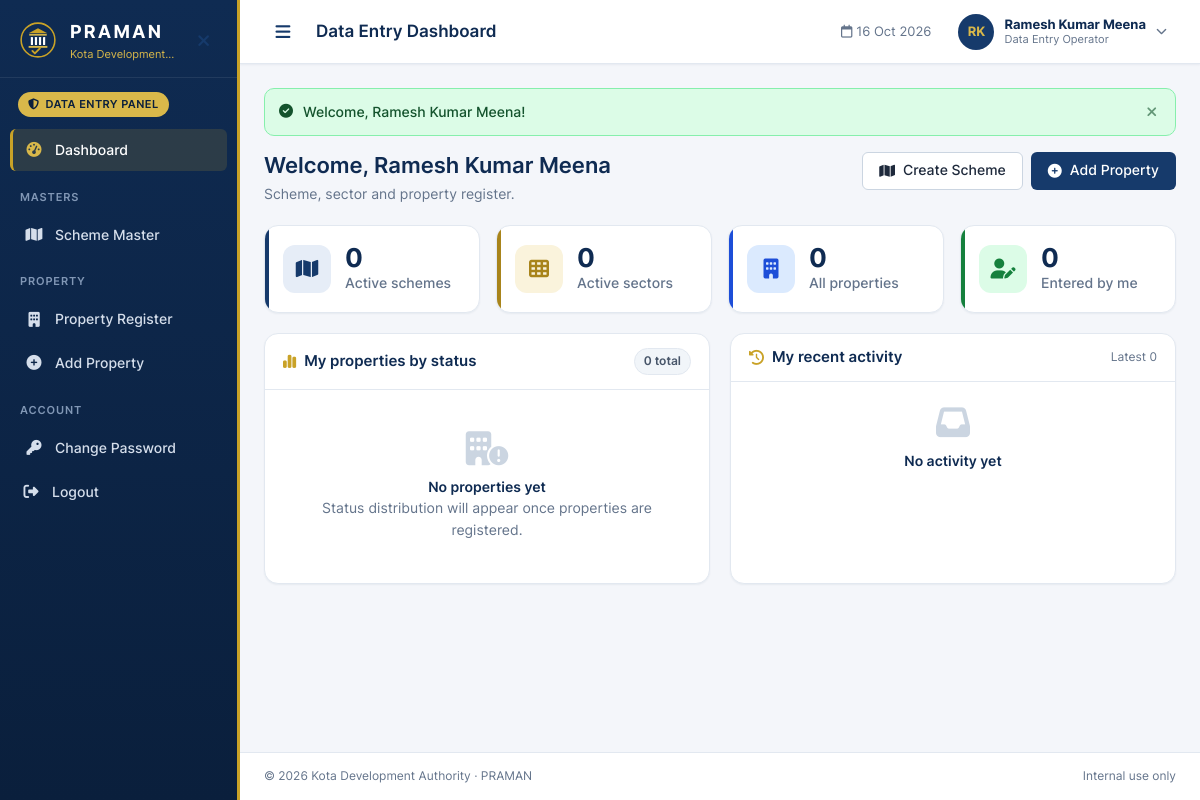
Page /data-entry/dashboard (signed in) on the committed database.
### tables this page shows
CREATE TABLE users (
  user_id              INT UNSIGNED NOT NULL AUTO_INCREMENT,
  username             VARCHAR(50)  NOT NULL,
  emp_code             VARCHAR(30)  NOT NULL,
  name                 VARCHAR(120) NOT NULL,
  designation          VARCHAR(100) NOT NULL,
  mobile               CHAR(10)     NOT NULL,
  email                VARCHAR(150) NOT NULL,
  password_hash        VARCHAR(255) NOT NULL,
  panel                ENUM('SUPER_ADMIN','DATA_ENTRY','OIC','ROLE_USER') NOT NULL,
  role_id              INT UNSIGNED NULL,
  must_change_password TINYINT(1)   NOT NULL DEFAULT 1,
  password_changed_at  DATETIME     NULL,
  failed_attempts      SMALLINT UNSIGNED NOT NULL DEFAULT 0,
  locked_until         DATETIME     NULL,
  last_login_at        DATETIME     NULL,
  last_login_ip        VARCHAR(45)  NULL,
  is_active            TINYINT(1)   NOT NULL DEFAULT 1,
  created_by           INT UNSIGNED NULL,
  created_at           DATETIME     NOT NULL DEFAULT CURRENT_TIMESTAMP,
  updated_by           INT UNSIGNED NULL,
  updated_at           DATETIME     NULL ON UPDATE CURRENT_TIMESTAMP,
  PRIMARY KEY (user_id),
  UNIQUE KEY uq_users_username (username),
  UNIQUE KEY uq_users_emp_code (emp_code),
  UNIQUE KEY uq_users_email (email),
  KEY idx_users_panel (panel, is_active),
  KEY idx_users_role (role_id, is_active),
  CONSTRAINT fk_users_role FOREIGN KEY (role_id) REFERENCES roles (role_id),
  CONSTRAINT chk_users_mobile CHECK (mobile REGEXP '^[6-9][0-9]{9}$'),
  CONSTRAINT chk_users_role_panel CHECK (
     (panel = 'ROLE_USER' AND role_id IS NOT NULL) OR (panel <> 'ROLE_USER' AND role_id IS NULL))
);

### app/Views/dataentry/dashboard.php (the view)
<?php
$user = auth_user();
?>
<div class="page-header">
    <div>
        <h2 class="page-title">Welcome, <?= e($user['name']) ?></h2>
        <p class="page-subtitle">Scheme, sector and property register.</p>
    </div>
    <div class="page-actions">
        <a href="<?= e(url('/data-entry/schemes/create')) ?>" class="btn btn-light"><i class="fa-solid fa-map" aria-hidden="true"></i> <span>Create Scheme</span></a>
        <a href="<?= e(url('/data-entry/properties/create')) ?>" class="btn btn-primary"><i class="fa-solid fa-circle-plus" aria-hidden="true"></i> <span>Add Property</span></a>
    </div>
</div>
<div class="stat-grid">
    <div class="stat-card stat-navy">
        <span class="stat-icon"><i class="fa-solid fa-map" aria-hidden="true"></i></span>
        <div><p class="stat-value"><?= fmt_num($counts['schemes_active'] ?? 0) ?></p><p class="stat-label">Active schemes</p></div>
    </div>
    <div class="stat-card stat-gold">
        <span class="stat-icon"><i class="fa-solid fa-table-cells" aria-hidden="true"></i></span>
        <div><p class="stat-value"><?= fmt_num($counts['sectors_active'] ?? 0) ?></p><p class="stat-label">Active sectors</p></div>
    </div>
    <div class="stat-card stat-blue">
        <span class="stat-icon"><i class="fa-solid fa-building" aria-hidden="true"></i></span>
        <div><p class="stat-value"><?= fmt_num($counts['properties_total'] ?? 0) ?></p><p class="stat-label">All properties</p></div>
    </div>
    <div class="stat-card stat-green">
        <span class="stat-icon"><i class="fa-solid fa-user-pen" aria-hidden="true"></i></span>
        <div><p class="stat-value"><?= fmt_num($counts['my_properties'] ?? 0) ?></p><p class="stat-label">Entered by me</p></div>
    </div>
</div>
<div class="grid-2">
    <?= partial('partials/status_overview', ['statusCount' => $statusCount, 'title' => 'My properties by status']) ?>
    <?= partial('partials/activity', ['activity' => $activity, 'title' => 'My recent activity']) ?>
</div>

### app/Core/Router.php (shortened to what the rows shown need)
<?php
final class Router
{
    private array $routes = [];
    private array $groupMiddleware = [];
    private string $groupPrefix = '';
    public function group(string $prefix, array $middleware, callable $routes): void
    {
        $prevPrefix = $this->groupPrefix;
        $prevMw = $this->groupMiddleware;
        $this->groupPrefix = $prevPrefix . $prefix;
        $this->groupMiddleware = array_merge($prevMw, $middleware);
        $this->groupPrefix = $prevPrefix;
        $this->groupMiddleware = $prevMw;
    }
    private function add(string $method, string $path, array $handler, array $middleware): void
    {
        $full = '/' . trim($this->groupPrefix . $path, '/');
        $regex = '#^' . preg_replace('#\{([a-z_]+)\}#', '(?P<$1>[^/]+)', $full) . '$#';
        $this->routes[] = [
            'method'     => $method,
            'pattern'    => $full,
            'regex'      => $regex,
            'handler'    => $handler,
            'middleware' => array_merge($this->groupMiddleware, $middleware),
        ];
    }
    public function dispatch(Request $request): void
    {
        $path = $request->path();
        foreach ($this->routes as $route) {
            if (preg_match($route['regex'], $path, $m) !== 1) {
                continue;
            }
            $request->setRouteParams(array_filter($m, 'is_string', ARRAY_FILTER_USE_KEY));
            $middleware = $route['middleware'];
            foreach ($middleware as $alias) {
                $this->resolveMiddleware($alias)->handle($request);
            }
            [$class, $method] = $route['handler'];
            $controller = new $class();
            $controller->$method();
            return;
        }
        throw new HttpException(404, 'The page you are looking for does not exist.');
    }
    private function resolveMiddleware(string $alias): MiddlewareInterface
    {
        [$name, $arg] = array_pad(explode(':', $alias, 2), 2, '');
        return match ($name) {
            'guest' => new GuestMiddleware(),
            'auth'  => new AuthMiddleware(),
            'pwd'   => new PasswordChangeMiddleware(),
            'panel' => new PanelMiddleware(array_filter(explode(',', $arg))),
            'csrf'  => new CsrfMiddleware(),
            default => throw new \LogicException("Unknown middleware: {$alias}"),
        };
    }
}

### app/Views/partials/sidebar.php (shortened to what the rows shown need)
<?php
$menus = [
    'SUPER_ADMIN' => [
        ['Dashboard', 'fa-gauge-high', '/admin/dashboard'],
        ['section' => 'Masters'],
        ['Role Master', 'fa-sitemap', '/admin/roles'],
        ['User Master', 'fa-users', '/admin/users'],
        ['section' => 'Monitoring'],
        ['Audit Log', 'fa-fingerprint', '/admin/audit-logs'],
    ],
    'DATA_ENTRY' => [
        ['Dashboard', 'fa-gauge-high', '/data-entry/dashboard'],
        ['section' => 'Masters'],
        ['Scheme Master', 'fa-map', '/data-entry/schemes'],
        ['section' => 'Property'],
        ['Property Register', 'fa-building', '/data-entry/properties'],
        ['Add Property', 'fa-circle-plus', '/data-entry/properties/create'],
    ],
    'OIC' => [
        ['Dashboard', 'fa-gauge-high', '/oic/dashboard'],
        ['section' => 'Verification'],
        ['Properties', 'fa-list-check', '/oic/properties'],
    ],
    'ROLE_USER' => [
        ['Dashboard', 'fa-gauge-high', '/role/dashboard'],
        ['section' => 'Verification'],
        ['My Tasks', 'fa-clipboard-list', '/role/tasks'],
    ],
];
$panel = (string) ($user['panel'] ?? '');
$items = $menus[$panel] ?? [];
$current = \App\Core\Request::current()->path();
$activePath = '';
foreach ($items as $item) {
    if (isset($item[2]) && ($current === $item[2] || str_starts_with($current, $item[2] . '/')) && strlen($item[2]) > strlen($activePath)) {
        $activePath = $item[2];
    }
}
?>
<aside class="sidebar" id="sidebar" aria-label="Main navigation">
    <div class="sidebar-brand">
        <img src="<?= e(asset('img/kda-logo.svg')) ?>" alt="" class="brand-logo" width="40" height="40">
        <div class="brand-text">
            <strong><?= e(Config::get('app.name')) ?></strong>
            <small><?= e(Config::get('app.org')) ?></small>
        </div>
        <button type="button" class="sidebar-close btn-icon" data-sidebar-close aria-label="Close menu">
            <i class="fa-solid fa-xmark" aria-hidden="true"></i>
        </button>
    </div>
    <div class="sidebar-panel">
        <span class="panel-chip"><i class="fa-solid fa-shield-halved" aria-hidden="true"></i> <?= e(Auth::PANELS[$panel] ?? '') ?> Panel</span>
    </div>
    <nav class="sidebar-nav">
        <?php foreach ($items as $item): ?>
            <?php if (isset($item['section'])): ?>
                <div class="nav-section"><?= e($item['section']) ?></div>
            <?php else: [$label, $icon, $path] = $item; ?>
                <a class="nav-link<?= $path === $activePath ? ' active' : '' ?>" href="<?= e(url($path)) ?>"<?= $path === $activePath ? ' aria-current="page"' : '' ?>>
                    <i class="fa-solid <?= e($icon) ?> nav-icon" aria-hidden="true"></i>
                    <span><?= e($label) ?></span>
                </a>
            <?php endif; ?>
        <?php endforeach; ?>
        <div class="nav-section">Account</div>
        <a class="nav-link<?= nav_active('/change-password') ?>" href="<?= e(url('/change-password')) ?>">
            <i class="fa-solid fa-key nav-icon" aria-hidden="true"></i>
            <span>Change Password</span>
        </a>
        <form method="post" action="<?= e(url('/logout')) ?>" class="nav-form">
            <button type="submit" class="nav-link nav-button">
                <i class="fa-solid fa-right-from-bracket nav-icon" aria-hidden="true"></i>
                <span>Logout</span>
            </button>
        </form>
    </nav>
</aside>

### app/Views/partials/topbar.php (shortened to what the rows shown need)
<?php
$initials = '';
foreach (array_slice(preg_split('/\s+/', trim((string) ($user['name'] ?? ''))) ?: [], 0, 2) as $part) {
    $initials .= mb_strtoupper(mb_substr($part, 0, 1));
}
?>
<header class="topbar">
    <button type="button" class="btn-icon sidebar-toggle" data-sidebar-toggle aria-label="Open menu" aria-controls="sidebar" aria-expanded="false">
        <i class="fa-solid fa-bars" aria-hidden="true"></i>
    </button>
    <h1 class="topbar-title"><?= e($pageTitle) ?></h1>
    <div class="topbar-right">
        <span class="topbar-date"><i class="fa-regular fa-calendar" aria-hidden="true"></i> <?= e(date('d M Y')) ?></span>
        <div class="user-menu" data-dropdown>
            <button type="button" class="user-trigger" data-dropdown-toggle aria-haspopup="true" aria-expanded="false">
                <span class="avatar" aria-hidden="true"><?= e($initials) ?></span>
                <span class="user-meta">
                    <strong><?= e($user['name'] ?? '') ?></strong>
                    <small><?= e($user['designation'] ?? '') ?></small>
                </span>
                <i class="fa-solid fa-chevron-down user-caret" aria-hidden="true"></i>
            </button>
        </div>
    </div>
</header>

### rows in the picture
users: panel "DATA ENTRY", name "Ramesh Kumar Meena", designation "Data Entry Operator"

### other values in the picture
$label "Dashboard"
$item['section'] "MASTERS"
$label "Scheme Master"
$item['section'] "PROPERTY"
$label "Property Register"
$label "Add Property"
$initials "RK"
$msg "Welcome, Ramesh Kumar Meena!"
fmt_num($counts['schemes_active'] ?? 0) "0"
fmt_num($counts['sectors_active'] ?? 0) "0"
fmt_num($counts['properties_total'] ?? 0) "0"
fmt_num($counts['my_properties'] ?? 0) "0"
fmt_num($total) "0"
